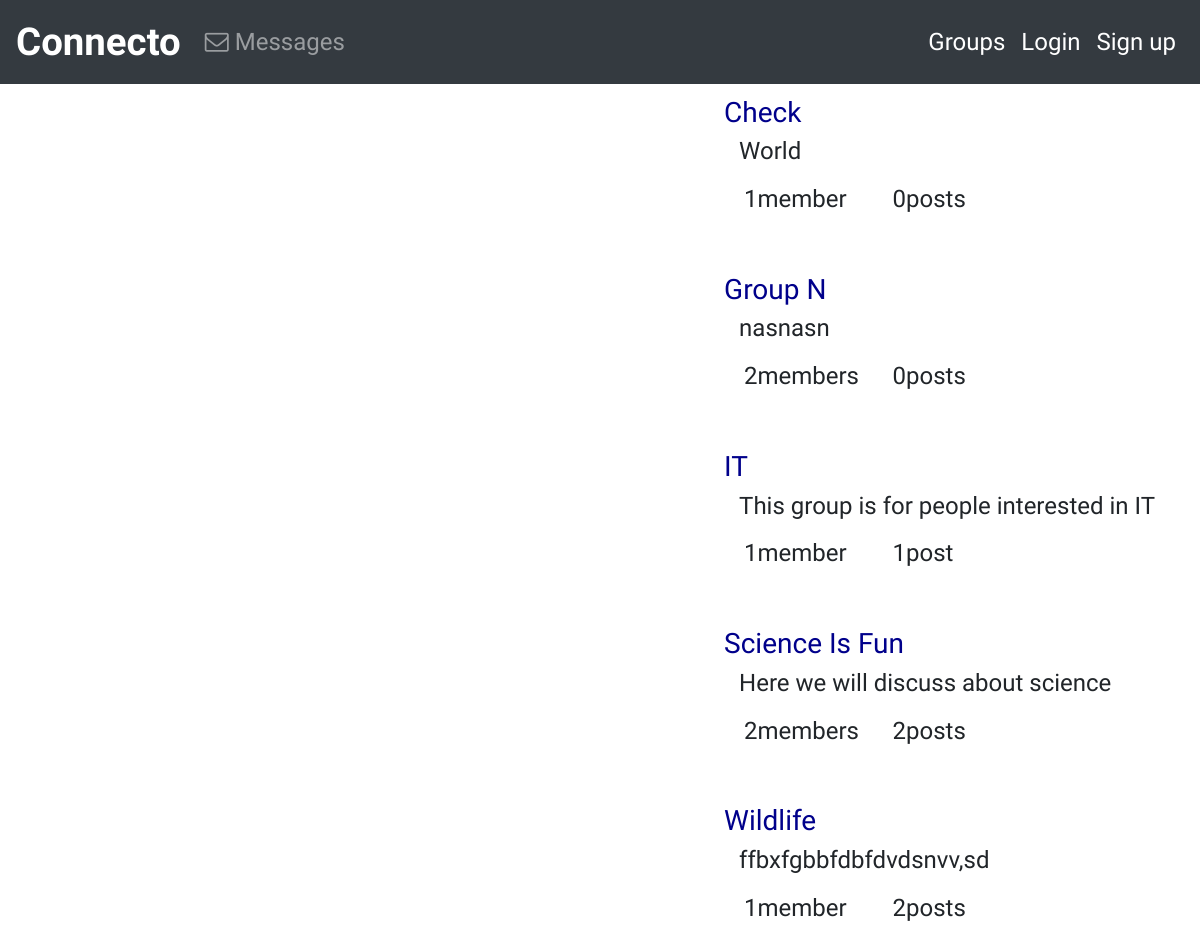
Page /group/ on the committed database.
### groups/models.py (models this page shows, shortened)
class Group(models.Model):
    name=models.CharField(max_length=250,unique=True)
    slug=models.SlugField(allow_unicode=True,unique=True)
    description=models.TextField(blank=True,default='')
    description_html=models.TextField(editable=False,default='',blank=True)
    members=models.ManyToManyField(User,through="Groupmember")
    class Meta:
        ordering =['name']

### groups/views.py (the view)
# urls.py: path('',Listgroup.as_view(),name="all"),
class Listgroup(ListView):
    model=Group

### groups/templates/groups/group_list.html (shortened to what this page needs)
{% extends "groups/group_base.html"%}
{% block group_content %}
        <div class="list-group flex-container">
            {% for group in object_list %}
                <a href="{% url "groups:single" slug=group.slug%}">
                    <h3> {{group.name}}</h3>
                </a>
            <div class="container-fluid"><h4>
            {{group.description_html|safe}}</h4>
            <div class="row">
                <div class="col-md-4">
                    <span class="badge"><h4> {{group.members.count}}</span>member{{group.members.count|pluralize}}</h4>
                </div>
                <div class="col-md-4">
                    <span class="badge"><h4> {{group.posts.count}}</span>post{{group.posts.count|pluralize}}</h4>
                </div>
            </div>
            <br>
            <br>
        </div>
        {% endfor %}
        <br>
    </div>
{% endblock %}

### static/css/base.css (style rules this page uses)
body { font-family: 'Source Sans Pro', sans-serif; }
a { color: darkblue; }
.flex-container { display: flex; flex-wrap: wrap; }

### rows in the picture
Group: name "Check", description_html "World", members.count "1", posts.count "0"
Group: name "Group N", description_html "nasnasn", members.count "2", posts.count "0"
Group: name "IT", description_html "This group is for people interested in IT", members.count "1", posts.count "1"
Group: name "Science Is Fun", description_html "Here we will discuss about science", members.count "2", posts.count "2"
Group: name "Wildlife", description_html "ffbxfgbbfdbfdvdsnvv,sd", members.count "1", posts.count "2"
